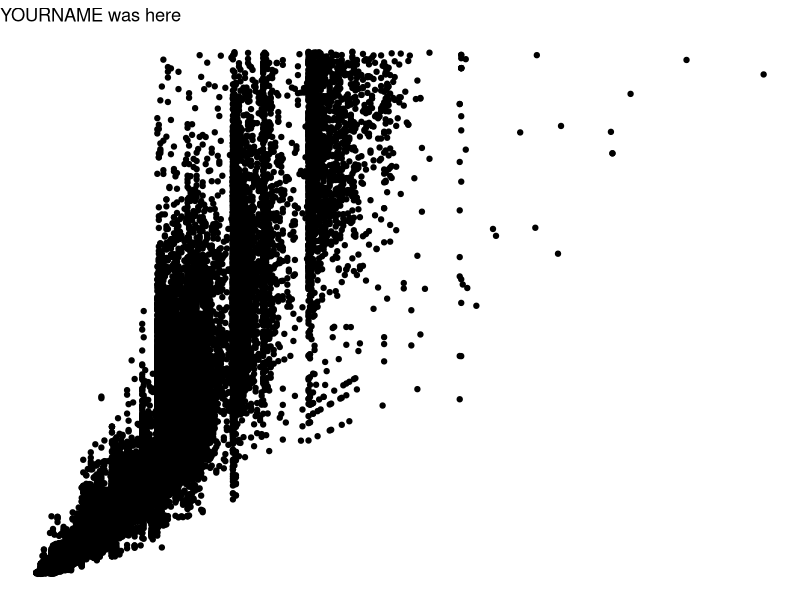
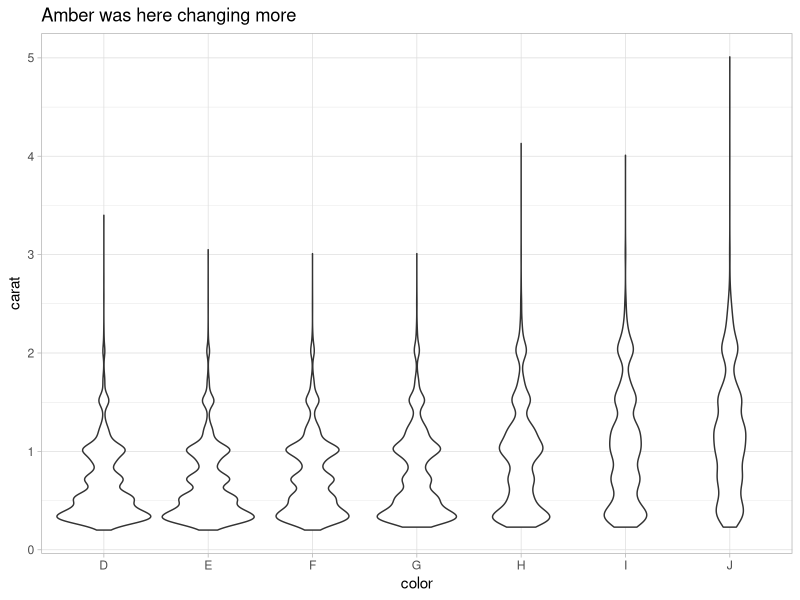
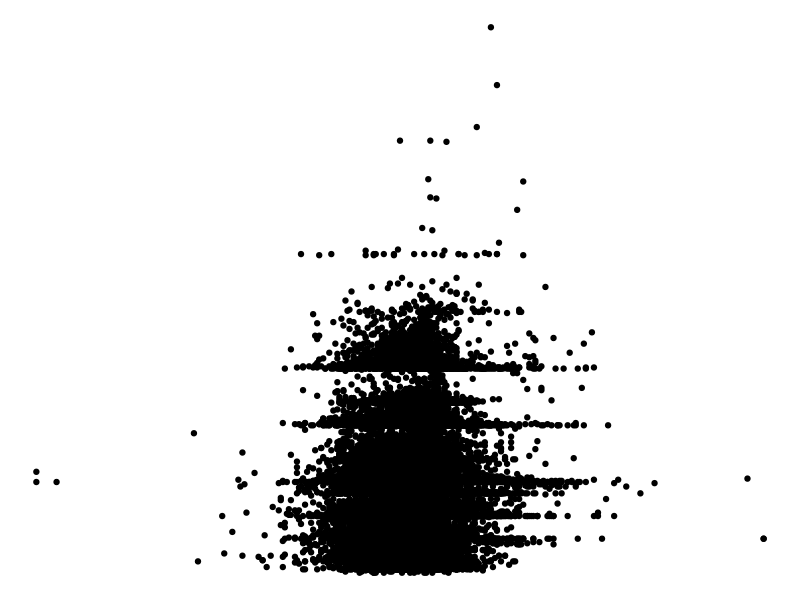

Generate these figures, in order, with R:
## ---- chunk 1
knitr::opts_chunk$set(echo = TRUE)
library(tidyverse)
## ---- chunk 2
# Partner 1: 
# Run the code below to see the original graph
# Change the code below to make the point color change based on 'cut', and update the theme to theme_bw(). Update the title to include your first name. 

ggplot(data = diamonds, aes(x = carat, y = price)) +
  geom_point() +
  theme_void() +
  labs(title = "YOURNAME was here")
## ---- chunk 3
# Partner 2: 
# Run the code below to see the original graph
# Change the code below to make the geom a geom_jitter, and update the theme to theme_light. Update the title to include your first name. 

ggplot(data = diamonds, aes(x = color, y = carat)) +
  geom_violin() +
  theme_light() +
  labs(title = "Amber was here changing more")
## ---- chunk 4
ggplot(data = diamonds, aes(x = depth, y = carat)) +
  geom_point() +
  theme_void()
## ---- chunk 5

